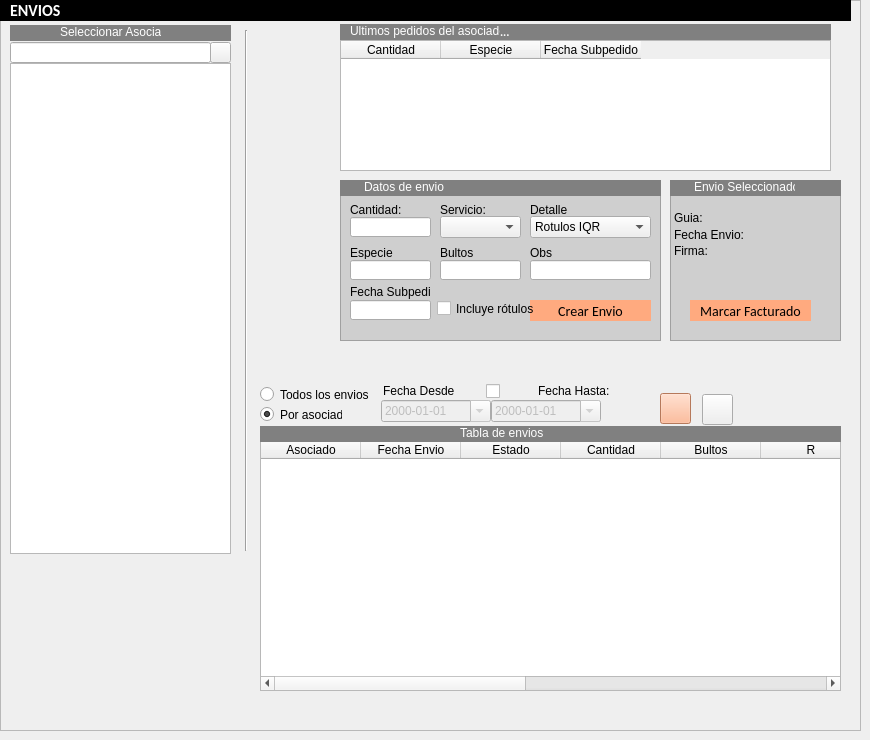
       <widget class="QWidget" name="p_envios">
        <widget class="QFrame" name="frame">
         <property name="geometry">
          <rect>
           <x>0</x>
           <y>0</y>
           <width>861</width>
           <height>731</height>
          </rect>
         </property>
         <property name="frameShape">
          <enum>QFrame::StyledPanel</enum>
         </property>
         <property name="frameShadow">
          <enum>QFrame::Raised</enum>
         </property>
         <widget class="QFrame" name="frame_36">
          <property name="geometry">
           <rect>
            <x>0</x>
            <y>0</y>
            <width>851</width>
            <height>21</height>
           </rect>
          </property>
          <property name="styleSheet">
           <string notr="true">background:black;
border-radius:15px;
</string>
          </property>
          <property name="frameShape">
           <enum>QFrame::StyledPanel</enum>
          </property>
          <property name="frameShadow">
           <enum>QFrame::Raised</enum>
          </property>
          <widget class="QLabel" name="label_91">
           <property name="geometry">
            <rect>
             <x>10</x>
             <y>-10</y>
             <width>371</width>
             <height>41</height>
            </rect>
           </property>
           <property name="font">
            <font>
             <family>Calibri</family>
             <pointsize>12</pointsize>
             <weight>75</weight>
             <bold>true</bold>
            </font>
           </property>
           <property name="styleSheet">
            <string notr="true">color:white;
</string>
           </property>
           <property name="text">
            <string>ENVIOS</string>
           </property>
          </widget>
         </widget>
         <widget class="QTableWidget" name="tb_asociados_envios">
          <property name="geometry">
           <rect>
            <x>10</x>
            <y>63</y>
            <width>221</width>
            <height>491</height>
           </rect>
          </property>
          <property name="editTriggers">
           <set>QAbstractItemView::NoEditTriggers</set>
          </property>
          <property name="alternatingRowColors">
           <bool>true</bool>
          </property>
          <property name="selectionBehavior">
           <enum>QAbstractItemView::SelectItems</enum>
          </property>
          <attribute name="horizontalHeaderVisible">
           <bool>false</bool>
          </attribute>
          <attribute name="verticalHeaderVisible">
           <bool>false</bool>
          </attribute>
          <column>
           <property name="text">
            <string>Asociado</string>
           </property>
          </column>
         </widget>
         <widget class="QLineEdit" name="txt_asociados_envios">
          <property name="geometry">
           <rect>
            <x>10</x>
            <y>42</y>
            <width>201</width>
            <height>21</height>
           </rect>
          </property>
         </widget>
         <widget class="QPushButton" name="btn_buscar_asociados">
          <property name="geometry">
           <rect>
            <x>210</x>
            <y>42</y>
            <width>21</width>
            <height>21</height>
           </rect>
          </property>
          <property name="text">
           <string/>
          </property>
          <property name="icon">
           <iconset>
            <normaloff>icons/search.png</normaloff>icons/search.png</iconset>
          </property>
          <property name="iconSize">
           <size>
            <width>12</width>
            <height>12</height>
           </size>
          </property>
          <property name="shortcut">
           <string>Return</string>
          </property>
         </widget>
         <widget class="QTableWidget" name="tb_subpedidos_envios">
          <property name="geometry">
           <rect>
            <x>340</x>
            <y>40</y>
            <width>491</width>
            <height>131</height>
           </rect>
          </property>
          <property name="editTriggers">
           <set>QAbstractItemView::NoEditTriggers</set>
          </property>
          <property name="alternatingRowColors">
           <bool>true</bool>
          </property>
          <property name="selectionMode">
           <enum>QAbstractItemView::SingleSelection</enum>
          </property>
          <property name="selectionBehavior">
           <enum>QAbstractItemView::SelectRows</enum>
          </property>
          <attribute name="verticalHeaderVisible">
           <bool>false</bool>
          </attribute>
          <column>
           <property name="text">
            <string>Cantidad</string>
           </property>
          </column>
          <column>
           <property name="text">
            <string>Especie</string>
           </property>
          </column>
          <column>
           <property name="text">
            <string>Fecha Subpedido</string>
           </property>
          </column>
         </widget>
         <widget class="QFrame" name="frame_4">
          <property name="geometry">
           <rect>
            <x>670</x>
            <y>180</y>
            <width>171</width>
            <height>161</height>
           </rect>
          </property>
          <property name="styleSheet">
           <string notr="true">QFrame
{
background-color: rgb(207, 207, 207);
}
QPushButton{
border-radius:15px;
background:#DBC9D4;
font-family: Calibri;
font-size:14px;
}</string>
          </property>
          <property name="frameShape">
           <enum>QFrame::StyledPanel</enum>
          </property>
          <property name="frameShadow">
           <enum>QFrame::Raised</enum>
          </property>
          <widget class="QLabel" name="label_99">
           <property name="geometry">
            <rect>
             <x>4</x>
             <y>30</y>
             <width>31</width>
             <height>16</height>
            </rect>
           </property>
           <property name="text">
            <string>Guia:</string>
           </property>
          </widget>
          <widget class="QLabel" name="label_100">
           <property name="geometry">
            <rect>
             <x>4</x>
             <y>47</y>
             <width>81</width>
             <height>16</height>
            </rect>
           </property>
           <property name="text">
            <string>Fecha Envio:</string>
           </property>
          </widget>
          <widget class="QLabel" name="label_102">
           <property name="geometry">
            <rect>
             <x>4</x>
             <y>63</y>
             <width>51</width>
             <height>16</height>
            </rect>
           </property>
           <property name="text">
            <string>Firma:</string>
           </property>
          </widget>
          <widget class="QPushButton" name="btn_facturar_envio">
           <property name="geometry">
            <rect>
             <x>20</x>
             <y>120</y>
             <width>121</width>
             <height>21</height>
            </rect>
           </property>
           <property name="styleSheet">
            <string notr="true">QPushButton{
background-color: rgb(255, 170, 127);

}
QPushButton:hover{
background-color: rgb(212, 141, 105);

}</string>
           </property>
           <property name="text">
            <string>Marcar Facturado</string>
           </property>
          </widget>
          <widget class="QFrame" name="frame_44">
           <property name="geometry">
            <rect>
             <x>0</x>
             <y>0</y>
             <width>171</width>
             <height>16</height>
            </rect>
           </property>
           <property name="styleSheet">
            <string notr="true">background:grey;
border-radius:15px;
</string>
           </property>
           <property name="frameShape">
            <enum>QFrame::StyledPanel</enum>
           </property>
           <property name="frameShadow">
            <enum>QFrame::Raised</enum>
           </property>
           <widget class="QLabel" name="label_129">
            <property name="geometry">
             <rect>
              <x>24</x>
              <y>-1</y>
              <width>101</width>
              <height>16</height>
             </rect>
            </property>
            <property name="styleSheet">
             <string notr="true">color:rgb(255, 255, 255);</string>
            </property>
            <property name="text">
             <string>Envio Seleccionado</string>
            </property>
           </widget>
          </widget>
         </widget>
         <widget class="QTableWidget" name="tb_envioscreados">
          <property name="geometry">
           <rect>
            <x>260</x>
            <y>440</y>
            <width>581</width>
            <height>251</height>
           </rect>
          </property>
          <property name="editTriggers">
           <set>QAbstractItemView::NoEditTriggers</set>
          </property>
          <property name="alternatingRowColors">
           <bool>true</bool>
          </property>
          <property name="selectionBehavior">
           <enum>QAbstractItemView::SelectRows</enum>
          </property>
          <attribute name="verticalHeaderVisible">
           <bool>false</bool>
          </attribute>
          <column>
           <property name="text">
            <string>Asociado</string>
           </property>
          </column>
          <column>
           <property name="text">
            <string>Fecha Envio</string>
           </property>
          </column>
          <column>
           <property name="text">
            <string>Estado</string>
           </property>
          </column>
          <column>
           <property name="text">
            <string>Cantidad</string>
           </property>
          </column>
          <column>
           <property name="text">
            <string>Bultos</string>
           </property>
          </column>
          <column>
           <property name="text">
            <string>R</string>
           </property>
          </column>
          <column>
           <property name="text">
            <string>Fecha Subpedido</string>
           </property>
          </column>
          <column>
           <property name="text">
            <string>Guia</string>
           </property>
          </column>
          <column>
           <property name="text">
            <string>Tipo</string>
           </property>
          </column>
          <column>
           <property name="text">
            <string>Detalle</string>
           </property>
          </column>
          <column>
           <property name="text">
            <string>Observaciones</string>
           </property>
          </column>
         </widget>
         <widget class="QRadioButton" name="rb_xasociado_envios">
          <property name="geometry">
           <rect>
            <x>260</x>
            <y>406</y>
            <width>82</width>
            <height>17</height>
           </rect>
          </property>
          <property name="text">
           <string>Por asociado</string>
          </property>
          <property name="checked">
           <bool>true</bool>
          </property>
         </widget>
         <widget class="QRadioButton" name="t">
          <property name="geometry">
           <rect>
            <x>260</x>
            <y>386</y>
            <width>111</width>
            <height>17</height>
           </rect>
          </property>
          <property name="text">
           <string>Todos los envios</string>
          </property>
         </widget>
         <widget class="QPushButton" name="btn_refresh_envios">
          <property name="geometry">
           <rect>
            <x>660</x>
            <y>393</y>
            <width>31</width>
            <height>31</height>
           </rect>
          </property>
          <property name="styleSheet">
           <string notr="true">QPushButton{
background-color: rgb(255, 170, 127);

}
QPushButton:hover{
background-color: rgb(212, 141, 105);

}</string>
          </property>
          <property name="text">
           <string/>
          </property>
          <property name="icon">
           <iconset>
            <normaloff>icons/refresh.png</normaloff>icons/refresh.png</iconset>
          </property>
         </widget>
         <widget class="Line" name="line_16">
          <property name="geometry">
           <rect>
            <x>570</x>
            <y>180</y>
            <width>20</width>
            <height>131</height>
           </rect>
          </property>
          <property name="orientation">
           <enum>Qt::Vertical</enum>
          </property>
         </widget>
         <widget class="QFrame" name="frame_40">
          <property name="geometry">
           <rect>
            <x>10</x>
            <y>25</y>
            <width>221</width>
            <height>16</height>
           </rect>
          </property>
          <property name="styleSheet">
           <string notr="true">background:grey;
border-radius:15px;
</string>
          </property>
          <property name="frameShape">
           <enum>QFrame::StyledPanel</enum>
          </property>
          <property name="frameShadow">
           <enum>QFrame::Raised</enum>
          </property>
          <widget class="QLabel" name="label_123">
           <property name="geometry">
            <rect>
             <x>50</x>
             <y>-1</y>
             <width>101</width>
             <height>16</height>
            </rect>
           </property>
           <property name="styleSheet">
            <string notr="true">color:rgb(255, 255, 255);</string>
           </property>
           <property name="text">
            <string>Seleccionar Asociado</string>
           </property>
          </widget>
         </widget>
         <widget class="QFrame" name="frame_41">
          <property name="geometry">
           <rect>
            <x>260</x>
            <y>426</y>
            <width>581</width>
            <height>16</height>
           </rect>
          </property>
          <property name="styleSheet">
           <string notr="true">background:grey;
border-radius:15px;
</string>
          </property>
          <property name="frameShape">
           <enum>QFrame::StyledPanel</enum>
          </property>
          <property name="frameShadow">
           <enum>QFrame::Raised</enum>
          </property>
          <widget class="QLabel" name="label_124">
           <property name="geometry">
            <rect>
             <x>200</x>
             <y>-1</y>
             <width>101</width>
             <height>16</height>
            </rect>
           </property>
           <property name="styleSheet">
            <string notr="true">color:rgb(255, 255, 255);</string>
           </property>
           <property name="text">
            <string>Tabla de envios</string>
           </property>
          </widget>
         </widget>
         <widget class="Line" name="line_17">
          <property name="geometry">
           <rect>
            <x>236</x>
            <y>30</y>
            <width>20</width>
            <height>521</height>
           </rect>
          </property>
          <property name="orientation">
           <enum>Qt::Vertical</enum>
          </property>
         </widget>
         <widget class="QFrame" name="frame_42">
          <property name="geometry">
           <rect>
            <x>340</x>
            <y>24</y>
            <width>491</width>
            <height>16</height>
           </rect>
          </property>
          <property name="styleSheet">
           <string notr="true">background:grey;
border-radius:15px;
</string>
          </property>
          <property name="frameShape">
           <enum>QFrame::StyledPanel</enum>
          </property>
          <property name="frameShadow">
           <enum>QFrame::Raised</enum>
          </property>
          <widget class="QLabel" name="label_125">
           <property name="geometry">
            <rect>
             <x>10</x>
             <y>-1</y>
             <width>151</width>
             <height>16</height>
            </rect>
           </property>
           <property name="styleSheet">
            <string notr="true">color:rgb(255, 255, 255);</string>
           </property>
           <property name="text">
            <string>Ultimos pedidos del asociado:</string>
           </property>
          </widget>
          <widget class="QLabel" name="signal_asociado_envios">
           <property name="geometry">
            <rect>
             <x>160</x>
             <y>0</y>
             <width>181</width>
             <height>16</height>
            </rect>
           </property>
           <property name="font">
            <font>
             <family>Calibri</family>
             <weight>75</weight>
             <bold>true</bold>
            </font>
           </property>
           <property name="styleSheet">
            <string notr="true">color: rgb(255, 255, 255);</string>
           </property>
           <property name="text">
            <string>...</string>
           </property>
          </widget>
         </widget>
         <widget class="QPushButton" name="btn_eliminar_envio">
          <property name="geometry">
           <rect>
            <x>702</x>
            <y>394</y>
            <width>31</width>
            <height>31</height>
           </rect>
          </property>
          <property name="styleSheet">
           <string notr="true">alternate-background-color: rgb(170, 0, 0);</string>
          </property>
          <property name="text">
           <string/>
          </property>
          <property name="icon">
           <iconset>
            <normaloff>icons/trash.png</normaloff>icons/trash.png</iconset>
          </property>
         </widget>
         <widget class="QDateEdit" name="fecha_hasta_listar_2">
          <property name="enabled">
           <bool>false</bool>
          </property>
          <property name="geometry">
           <rect>
            <x>491</x>
            <y>400</y>
            <width>110</width>
            <height>22</height>
           </rect>
          </property>
          <property name="displayFormat">
           <string>yyyy-MM-dd</string>
          </property>
          <property name="calendarPopup">
           <bool>true</bool>
          </property>
         </widget>
         <widget class="QLabel" name="label_21">
          <property name="geometry">
           <rect>
            <x>383</x>
            <y>383</y>
            <width>71</width>
            <height>16</height>
           </rect>
          </property>
          <property name="text">
           <string>Fecha Desde:</string>
          </property>
         </widget>
         <widget class="QDateEdit" name="fecha_desde_listar_2">
          <property name="enabled">
           <bool>false</bool>
          </property>
          <property name="geometry">
           <rect>
            <x>381</x>
            <y>400</y>
            <width>110</width>
            <height>22</height>
           </rect>
          </property>
          <property name="displayFormat">
           <string>yyyy-MM-dd</string>
          </property>
          <property name="calendarPopup">
           <bool>true</bool>
          </property>
         </widget>
         <widget class="QLabel" name="label_83">
          <property name="geometry">
           <rect>
            <x>538</x>
            <y>383</y>
            <width>71</width>
            <height>16</height>
           </rect>
          </property>
          <property name="text">
           <string>Fecha Hasta:</string>
          </property>
         </widget>
         <widget class="QCheckBox" name="checkBox">
          <property name="geometry">
           <rect>
            <x>486</x>
            <y>383</y>
            <width>21</width>
            <height>17</height>
           </rect>
          </property>
          <property name="text">
           <string/>
          </property>
         </widget>
         <widget class="QFrame" name="frame_16">
          <property name="geometry">
           <rect>
            <x>340</x>
            <y>180</y>
            <width>321</width>
            <height>161</height>
           </rect>
          </property>
          <property name="styleSheet">
           <string notr="true">QFrame
{
background-color: rgb(207, 207, 207);
}
QPushButton{
border-radius:15px;
background:#DBC9D4;
font-family: Calibri;
font-size:14px;
}</string>
          </property>
          <property name="frameShape">
           <enum>QFrame::StyledPanel</enum>
          </property>
          <property name="frameShadow">
           <enum>QFrame::Raised</enum>
          </property>
          <widget class="QFrame" name="frame_84">
           <property name="geometry">
            <rect>
             <x>0</x>
             <y>0</y>
             <width>321</width>
             <height>16</height>
            </rect>
           </property>
           <property name="styleSheet">
            <string notr="true">background:grey;
border-radius:15px;
</string>
           </property>
           <property name="frameShape">
            <enum>QFrame::StyledPanel</enum>
           </property>
           <property name="frameShadow">
            <enum>QFrame::Raised</enum>
           </property>
           <widget class="QLabel" name="label_157">
            <property name="geometry">
             <rect>
              <x>24</x>
              <y>-1</y>
              <width>101</width>
              <height>16</height>
             </rect>
            </property>
            <property name="styleSheet">
             <string notr="true">color:rgb(255, 255, 255);</string>
            </property>
            <property name="text">
             <string>Datos de envio</string>
            </property>
           </widget>
          </widget>
          <widget class="QPushButton" name="btn_crearenvio">
           <property name="geometry">
            <rect>
             <x>190</x>
             <y>120</y>
             <width>121</width>
             <height>21</height>
            </rect>
           </property>
           <property name="styleSheet">
            <string notr="true">QPushButton{
background-color: rgb(255, 170, 127);

}
QPushButton:hover{
background-color: rgb(212, 141, 105);

}</string>
           </property>
           <property name="text">
            <string>Crear Envio</string>
           </property>
          </widget>
          <widget class="QLineEdit" name="txt_bultos_envios">
           <property name="geometry">
            <rect>
             <x>100</x>
             <y>80</y>
             <width>81</width>
             <height>20</height>
            </rect>
           </property>
          </widget>
          <widget class="QLabel" name="label_107">
           <property name="geometry">
            <rect>
             <x>100</x>
             <y>66</y>
             <width>47</width>
             <height>13</height>
            </rect>
           </property>
           <property name="text">
            <string>Bultos</string>
           </property>
          </widget>
          <widget class="QCheckBox" name="cbx_incluye">
           <property name="geometry">
            <rect>
             <x>97</x>
             <y>120</y>
             <width>101</width>
             <height>17</height>
            </rect>
           </property>
           <property name="text">
            <string>Incluye rótulos</string>
           </property>
          </widget>
          <widget class="QLabel" name="label_108">
           <property name="geometry">
            <rect>
             <x>10</x>
             <y>66</y>
             <width>47</width>
             <height>13</height>
            </rect>
           </property>
           <property name="text">
            <string>Especie</string>
           </property>
          </widget>
          <widget class="QLineEdit" name="txt_especie_envios">
           <property name="geometry">
            <rect>
             <x>10</x>
             <y>80</y>
             <width>81</width>
             <height>20</height>
            </rect>
           </property>
          </widget>
          <widget class="QLabel" name="label_128">
           <property name="geometry">
            <rect>
             <x>10</x>
             <y>104</y>
             <width>81</width>
             <height>16</height>
            </rect>
           </property>
           <property name="text">
            <string>Fecha Subpedido</string>
           </property>
          </widget>
          <widget class="QLabel" name="label_106">
           <property name="geometry">
            <rect>
             <x>10</x>
             <y>23</y>
             <width>60</width>
             <height>13</height>
            </rect>
           </property>
           <property name="text">
            <string>Cantidad:</string>
           </property>
          </widget>
          <widget class="QComboBox" name="cb_servicio_envios">
           <property name="geometry">
            <rect>
             <x>100</x>
             <y>36</y>
             <width>81</width>
             <height>22</height>
            </rect>
           </property>
           <item>
            <property name="text">
             <string/>
            </property>
           </item>
           <item>
            <property name="text">
             <string>Oca</string>
            </property>
           </item>
           <item>
            <property name="text">
             <string>Correr</string>
            </property>
           </item>
           <item>
            <property name="text">
             <string>Credifin</string>
            </property>
           </item>
          </widget>
          <widget class="QLineEdit" name="txt_obs_envios">
           <property name="geometry">
            <rect>
             <x>190</x>
             <y>80</y>
             <width>121</width>
             <height>20</height>
            </rect>
           </property>
          </widget>
          <widget class="QLabel" name="label_127">
           <property name="geometry">
            <rect>
             <x>190</x>
             <y>66</y>
             <width>47</width>
             <height>13</height>
            </rect>
           </property>
           <property name="text">
            <string>Obs</string>
           </property>
          </widget>
          <widget class="QLabel" name="label_51">
           <property name="geometry">
            <rect>
             <x>190</x>
             <y>23</y>
             <width>47</width>
             <height>13</height>
            </rect>
           </property>
           <property name="text">
            <string>Detalle</string>
           </property>
          </widget>
          <widget class="QComboBox" name="cb_detalle_envios">
           <property name="geometry">
            <rect>
             <x>190</x>
             <y>36</y>
             <width>121</width>
             <height>22</height>
            </rect>
           </property>
           <item>
            <property name="text">
             <string>Rotulos IQR</string>
            </property>
           </item>
           <item>
            <property name="text">
             <string>Estampilla Oficial</string>
            </property>
           </item>
           <item>
            <property name="text">
             <string>Semilla en Transito</string>
            </property>
           </item>
          </widget>
          <widget class="QLineEdit" name="signal_emision">
           <property name="geometry">
            <rect>
             <x>10</x>
             <y>120</y>
             <width>81</width>
             <height>20</height>
            </rect>
           </property>
          </widget>
          <widget class="QLineEdit" name="txt_cantidad_envios">
           <property name="geometry">
            <rect>
             <x>10</x>
             <y>37</y>
             <width>81</width>
             <height>20</height>
            </rect>
           </property>
          </widget>
          <widget class="QLabel" name="label_23">
           <property name="geometry">
            <rect>
             <x>100</x>
             <y>23</y>
             <width>47</width>
             <height>13</height>
            </rect>
           </property>
           <property name="text">
            <string>Servicio:</string>
           </property>
          </widget>
         </widget>
        </widget>
       </widget>
